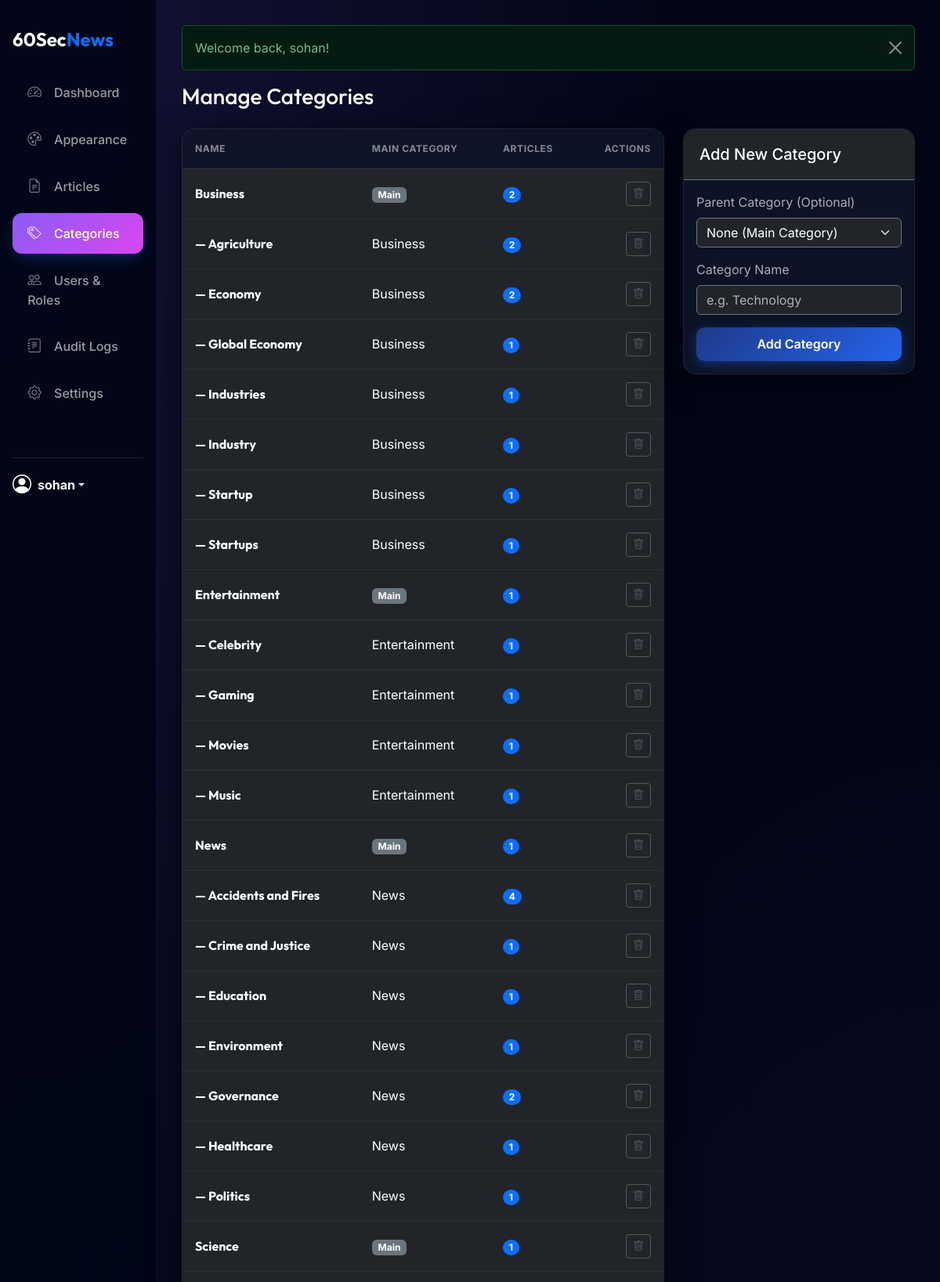
The page /public/admin/categories.php (signed in, upper part) on the database its author committed.
### tables this page shows
CREATE TABLE `categories` (
  `id` int(11) NOT NULL,
  `parent_id` int(11) DEFAULT NULL,
  `name` varchar(100) NOT NULL,
  `slug` varchar(100) NOT NULL,
  `created_at` timestamp NOT NULL DEFAULT current_timestamp()
);

### public/admin/categories.php (the view, shortened to what this page needs)
<?php
require_once __DIR__ . '/../../app/helpers.php';
require_once __DIR__ . '/layout/header.php';
$categories = $db->query("
    SELECT c.*, p.name as parent_name, COUNT(a.id) as article_count
    FROM categories c
    LEFT JOIN categories p ON c.parent_id = p.id
    LEFT JOIN articles a ON c.id = a.category_id
    GROUP BY c.id
    ORDER BY COALESCE(p.name, c.name) ASC, c.parent_id IS NOT NULL, c.name ASC")->fetchAll();
?>
<h1 class="h3 mb-4 text-white">Manage Categories</h1>
<div class="row">
    <div class="col-md-8">
        <div class="card">
            <div class="card-body p-0">
                <div class="table-responsive">
                    <table class="table table-dark table-hover mb-0">
                        <thead>
                            <tr>
                                <th>Name</th>
                                <th>Main Category</th>
                                <th>Articles</th>
                                <th class="text-end">Actions</th>
                            </tr>
                        </thead>
                        <tbody>
                            <?php foreach ($categories as $cat): ?>
                                <tr>
                                    <td class="fw-bold">
                                        <?php if ($cat['parent_id']): ?>
                                            &mdash; <?= e($cat['name']) ?>
                                        <?php else: ?>
                                            <?= e($cat['name']) ?>
                                        <?php endif; ?>
                                    </td>
                                    <td>
                                        <?= $cat['parent_name'] ? e($cat['parent_name']) : '<span class="badge bg-secondary">Main</span>' ?>
                                    </td>
                                    <td>
                                        <span class="badge bg-primary rounded-pill">
                                            <?= $cat['article_count'] ?>
                                        </span>
                                    </td>
                                    <td class="text-end">
                                        <?php
                                        $has_children = false;
                                        foreach ($categories as $c) {
                                            if ($c['parent_id'] == $cat['id']) {
                                                $has_children = true;
                                                break;
                                            }
                                        }
                                        if ($cat['article_count'] == 0 && !$has_children):
                                            ?>
                                            <form method="POST" action="categories.php" class="d-inline"
                                                onsubmit="return confirm('Are you sure you want to delete this category?');">
                                                <?= csrf_field() ?>
                                                <input type="hidden" name="action" value="delete">
                                                <input type="hidden" name="category_id" value="<?= $cat['id'] ?>">
                                                <button type="submit" class="btn btn-sm btn-outline-danger">
                                                    <i class="bi bi-trash"></i>
                                                </button>
                                            </form>
                                        <?php else: ?>
                                            <button class="btn btn-sm btn-outline-secondary" disabled
                                                title="Cannot delete category. Has articles or subcategories.">
                                                <i class="bi bi-trash"></i>
                                            </button>
                                        <?php endif; ?>
                                    </td>
                                </tr>
                            <?php endforeach; ?>
                        </tbody>
                    </table>
                </div>
            </div>
        </div>
    </div>
    <div class="col-md-4 mt-4 mt-md-0">
        <div class="card">
            <div class="card-header bg-dark border-secondary">
                <h5 class="mb-0 text-white">Add New Category</h5>
            </div>
            <div class="card-body">
                <form method="POST">
                    <div class="mb-3">
                        <label class="form-label text-muted">Parent Category (Optional)</label>
                        <select name="parent_id" class="form-select bg-dark text-white border-secondary">
                            <option value="">None (Main Category)</option>
                        </select>
                    </div>
                    <div class="mb-3">
                        <label class="form-label text-muted">Category Name</label>
                        <input type="text" name="name" class="form-control bg-dark text-white border-secondary" required
                            placeholder="e.g. Technology">
                    </div>
                    <button type="submit" class="btn btn-primary w-100">Add Category</button>
                </form>
            </div>
        </div>
    </div>
</div>
<?php require_once __DIR__ . '/layout/footer.php'; ?>

### public/admin/layout/header.php (style rules this page uses)
:root { --primary-gradient: linear-gradient(135deg, #1e3a8a 0%, #2563eb 100%); --glass-bg: rgba(255, 255, 255, 0.03); --glass-border: rgba(255, 255, 255, 0.08); --sidebar-width: 260px; --radius-premium: 16px; }
body { font-family: 'Inter', sans-serif; background-color: #0c0e14; color: #e2e8f0; min-height: 100vh; }
body.theme-admin-midnight { background-color: #020617; background-image: radial-gradient(at 0% 0%, rgba(139, 92, 246, 0.15) 0px, transparent 50%), radial-gradient(at 100% 100%, rgba(217, 70, 239, 0.1) 0px, transparent 50%); color: #f8fafc; }
body.theme-admin-midnight .card { background: rgba(15, 23, 42, 0.8); border: 1px solid rgba(255, 255, 255, 0.08); box-shadow: 0 10px 40px rgba(0, 0, 0, 0.6); }
h1, h2, h3, h4, .fw-bold, .sidebar-brand { font-family: 'Outfit', sans-serif; }
.card { background: rgba(30, 41, 59, 0.4); backdrop-filter: blur(10px); -webkit-backdrop-filter: blur(10px); border: 1px solid var(--glass-border); border-radius: var(--radius-premium); box-shadow: 0 10px 30px -10px rgba(0, 0, 0, 0.3); overflow: hidden; }
.card-header { background: rgba(15, 23, 42, 0.2); border-bottom: 1px solid var(--glass-border); padding: 1.25rem; font-weight: 700; }
.table { color: #cbd5e1; margin-bottom: 0; }
.table thead th { background: rgba(15, 23, 42, 0.2); border-bottom: 1px solid var(--glass-border); text-transform: uppercase; font-size: 0.75rem; letter-spacing: 0.05em; color: rgba(255, 255, 255, 0.5); padding: 1rem; }
.table td { border-bottom: 1px solid rgba(255, 255, 255, 0.05); padding: 1rem; vertical-align: middle; }
.btn-primary { background: var(--primary-gradient); border: none; box-shadow: 0 4px 14px 0 rgba(37, 99, 235, 0.39); border-radius: 10px; padding: 0.6rem 1.5rem; font-weight: 600; transition: all 0.3s; }

### rows shown on the page
categories: name "Business", shows "Main", article_count "2"
categories: name "Agriculture", parent.name "Business", article_count "2"
categories: name "Economy", parent.name "Business", article_count "2"
categories: name "Global Economy", parent.name "Business", article_count "1"
categories: name "Industries", parent.name "Business", article_count "1"
categories: name "Industry", parent.name "Business", article_count "1"
categories: name "Startup", parent.name "Business", article_count "1"
categories: name "Startups", parent.name "Business", article_count "1"
categories: name "Entertainment", shows "Main", article_count "1"
categories: name "Celebrity", parent.name "Entertainment", article_count "1"
categories: name "Gaming", parent.name "Entertainment", article_count "1"
categories: name "Movies", parent.name "Entertainment", article_count "1"
categories: name "Music", parent.name "Entertainment", article_count "1"
categories: name "News", shows "Main", article_count "1"
categories: name "Accidents and Fires", parent.name "News", article_count "4"
categories: name "Crime and Justice", parent.name "News", article_count "1"
categories: name "Education", parent.name "News", article_count "1"
categories: name "Environment", parent.name "News", article_count "1"
categories: name "Governance", parent.name "News", article_count "2"
categories: name "Healthcare", parent.name "News", article_count "1"
categories: name "Politics", parent.name "News", article_count "1"
categories: name "Science", shows "Main", article_count "1"

### other values the page prints
$_SESSION['username'] "sohan"
$message "Welcome back, sohan!"
